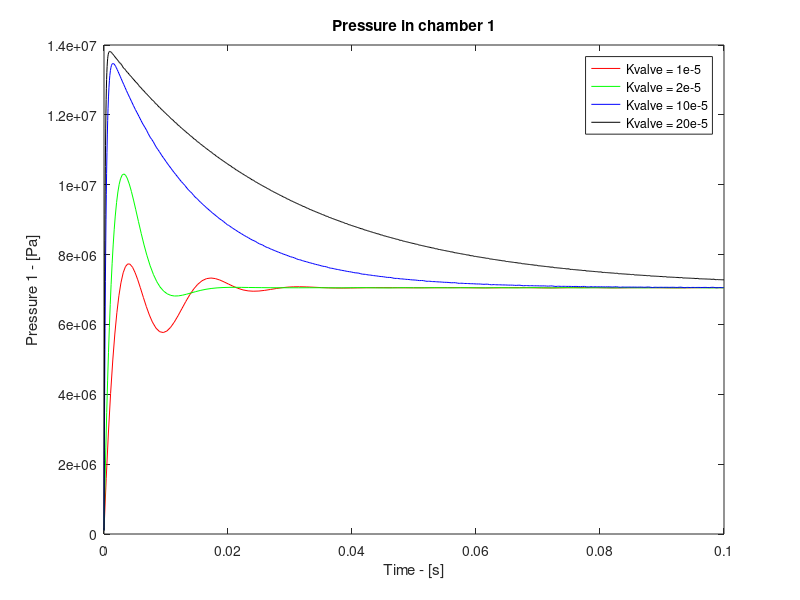

The MATLAB script that drew this image:
function SolveODEs()
clf  %clear any existing plots

global Kv

% State defined as X = [x, xdot, p1, p2]

Kv = 1e-5;
[t1,y1] = ode45(@deriv,[0,0.1],[0,0,1e5,1e5]); % derivative, time range, initial conditions
Kv = 2e-5;
[t2,y2] = ode45(@deriv,[0,0.1],[0,0,1e5,1e5]);
Kv = 10e-5;
[t3,y3] = ode45(@deriv,[0,0.1],[0,0,1e5,1e5]);
Kv = 20e-5;
[t4,y4] = ode45(@deriv,[0,0.1],[0,0,1e5,1e5]);


plot(t1,y1(:,3),'r',t2,y2(:,3),'g',t3,y3(:,3),'b',t4,y4(:,3),'k');
title('Pressure in chamber 1');
xlabel('Time - [s]');
ylabel('Pressure 1 - [Pa]');
legend('Kvalve = 1e-5','Kvalve = 2e-5','Kvalve = 10e-5','Kvalve = 20e-5')
pause



function XDOT = deriv(t,X)
% System Parameters
A =4.909e-4;    Cd = 0.6;       rho= 850;
V = 1.473e-4;   beta = 2e9;     pa=1e5;
m = 30;         ps =1.4e7;      global Kv

% Rename states
x = X(1); xdot = X(2);   p1 = X(3);   p2 = X(4);

% Initiate forcing function
y = 0.002;

% write the non-trivial equations using nice names
xddot = A*(p1-p2)/m;
p1dot = (y*Kv*(ps-p1)-rho*A*xdot)*((beta)/(V*rho));
p2dot = (y*Kv*(p2-pa)-rho*A*xdot)*((-beta)/(V*rho));

XDOT = [ xdot; xddot;  p1dot;  p2dot] ;  %return the derivative values


